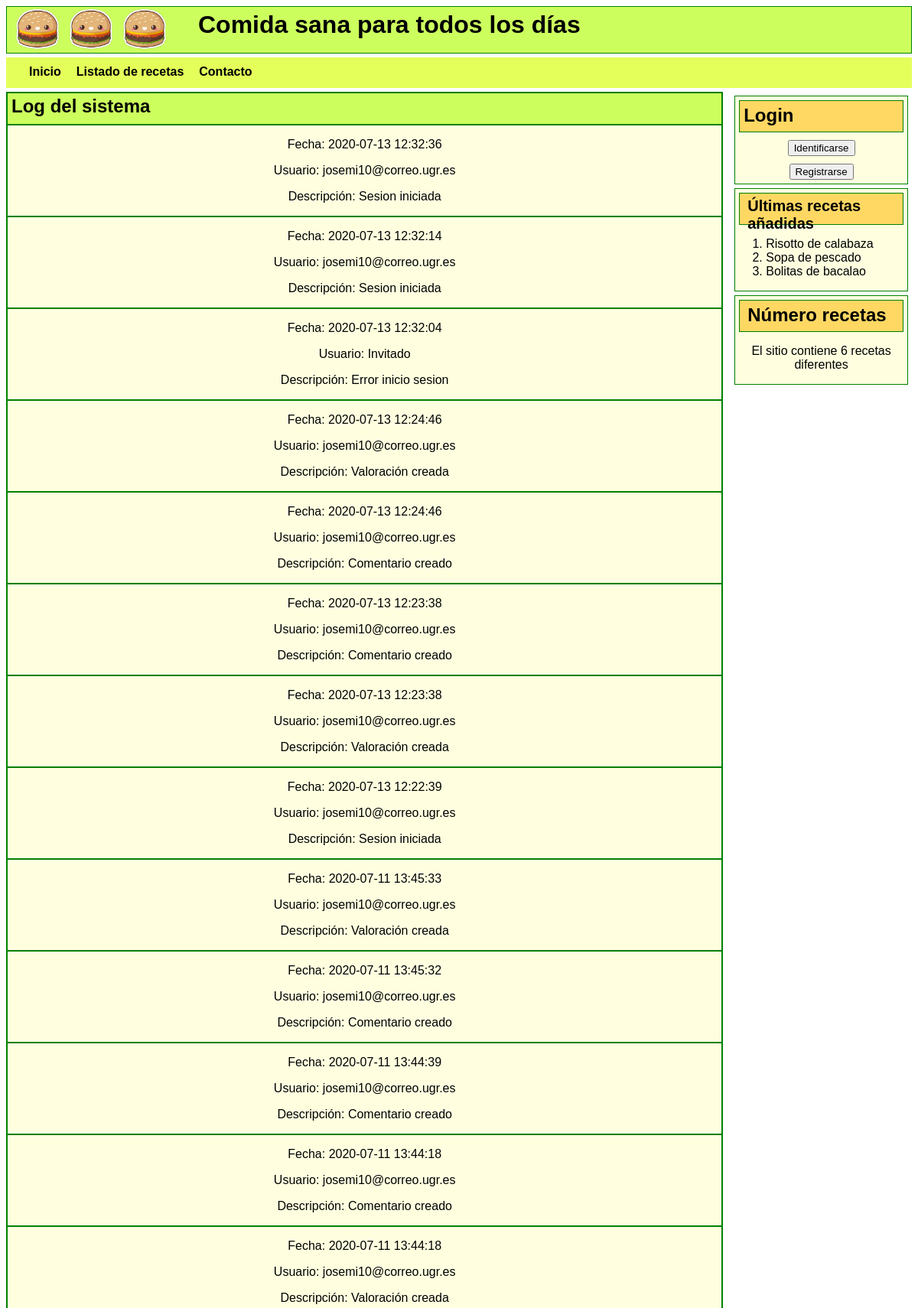
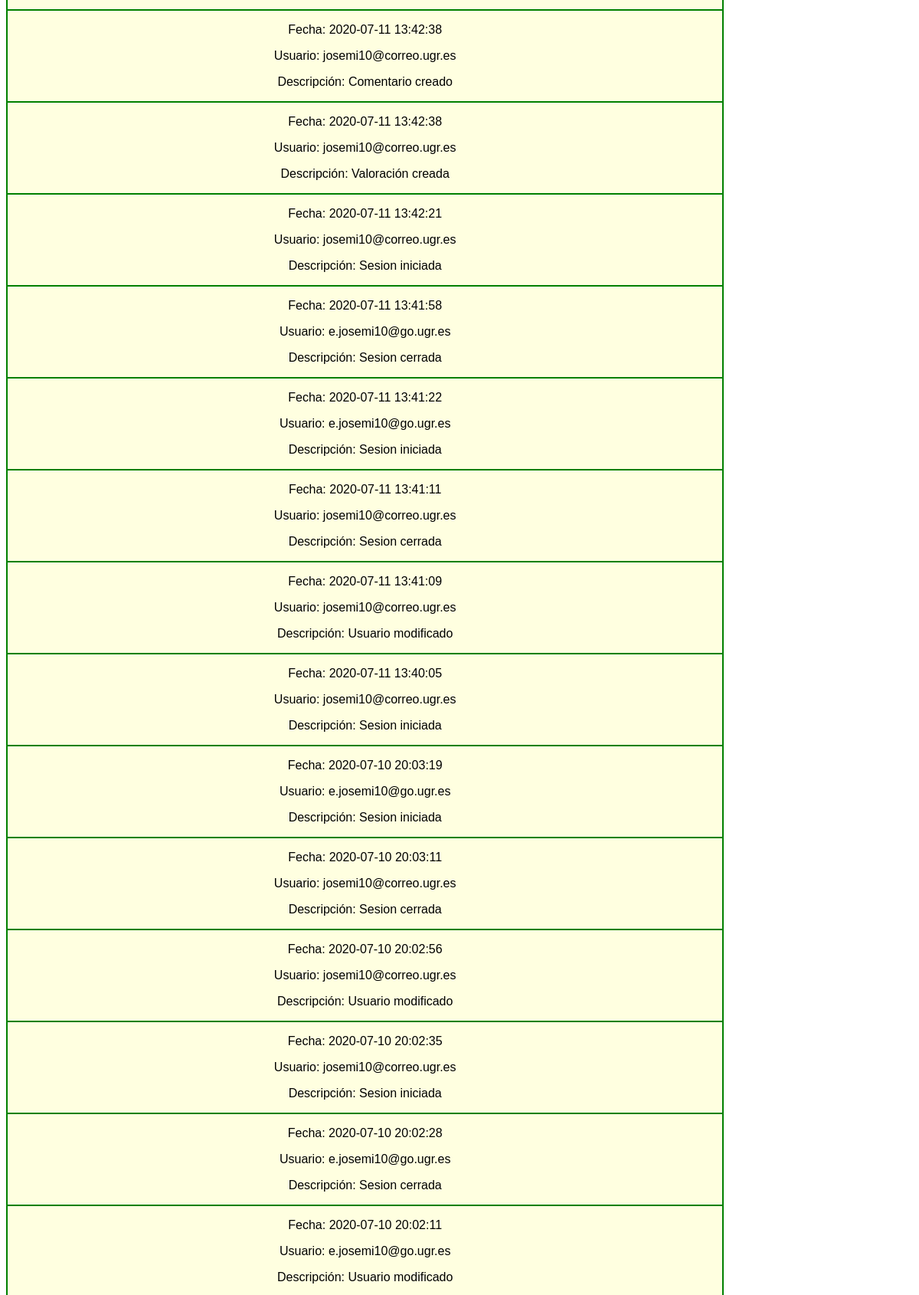
Screenshot of /log.php (upper part) with the database file from the repository (2 pictures, top to bottom).
### tables this page shows
CREATE TABLE `log` (
  `id` double NOT NULL AUTO_INCREMENT,
  `fecha` datetime DEFAULT NULL,
  `usuario` varchar(100) DEFAULT NULL,
  `descripcion` varchar(100) DEFAULT NULL,
  PRIMARY KEY (`id`)
);

CREATE TABLE `recetas` (
  `titulo` varchar(100) NOT NULL,
  `autor` varchar(50) DEFAULT NULL,
  `categoria` varchar(50) DEFAULT NULL,
  `descripcion` text,
  `ingredientes` text,
  `preparacion` text,
  `imagen` mediumblob,
  `id` int(11) NOT NULL AUTO_INCREMENT,
  PRIMARY KEY (`id`)
);

### log.php (the view, shortened to what this page needs)
<?php
include_once "login.php";
$db = mysqli_connect(DB_HOST, DB_USER, DB_PASSWORD, DB_DATABASE);
mysqli_set_charset($db, "utf8");
echo "<main>";
echo <<< HTML
<div class="contenedor">
		<div class="celdaTitulo">
				<div class="titPlato"><h2>Log del sistema</h2></div>
		</div>
	</div>
HTML;
	class Log{
		function __construct($id, $fecha, $usuario, $descripcion){
			$this->fecha = $fecha;
      $this->usuario = $usuario;
			$this->descripcion = $descripcion;
		}
		function getFecha(){
			return $this->fecha;
		}
    function getUsuario(){
			return $this->usuario;
		}
		function getDescripcion(){
			return $this->descripcion;
		}
	}
		function getLog($db){
			$log = null;
			$query = mysqli_query($db, "SELECT * FROM log ORDER by fecha DESC");
			while($output = mysqli_fetch_row($query)){
				$log[] = new Log($output[0],$output[1],$output[2],$output[3]);
			}
			return $log;
		}
		$log = getLog($db);
  	foreach ($log as $i) {
		echo'
			<div class="formulario">
				<p>Fecha: '.$i->getFecha().'</p>
        <p>Usuario: '.$i->getUsuario().'</p>
				<p>Descripción: '.$i->getDescripcion().'</p>
			</div>
		';
	}
	echo "</main>";
	include_once "login.php";
	include_once "aside.php";
?>

### aside.php (shortened to what this page needs)
<?php
include_once "login.php";
$ultima1 = "";
$ultima2 = "";
$ultima3 = "";
$numRecetas = 0;
echo <<< HTML
<aside>
HTML;
$db = mysqli_connect(DB_HOST, DB_USER, DB_PASSWORD, DB_DATABASE);
mysqli_set_charset($db, "utf8");
  if(isset($_SESSION['usuario']))
{
		$email_mod = $_SESSION['email'];
    $foto = base64_encode($_SESSION['foto']);
    echo <<< HTML
    <div class="formulario">
        <h2>{$_SESSION["nombre"]}</h2>
				<p>{$_SESSION["tipo"]}</p>
        <img width="150" height="150"/>
				<div class="user"><form action="gestion.php" method='POST'>
						<input type="hidden" name="email_modificar" value="{$email_mod}"/>
            <input type="hidden" name="usuario" value="modificarUsuario"/>
            <input type="submit" name="editarUsuario" value="Editar perfil"/>
        </form></div>
        <div class="user"><form action="index.php" method='POST'>
          <input type="hidden" name="logout" value="Logout"/>
          <input type="submit" name="Cerrar" value="Cerrar sesión"/>
        </form></div>
      </div>
HTML;
}
else if(isset($_POST['ident']))
  {
      switch ($_POST['ident']) {
          case 'identificarse':
              Loguearse();
              break;
      }
  }
else{
      Identificarse();
  }
$query = mysqli_query($db, "SELECT titulo FROM recetas ORDER BY id DESC");
if(!empty($query) && mysqli_num_rows($query)>0)
{
    while($ultima3 == "")
    {
        $data = mysqli_fetch_array($query);
        if($ultima1 == "")
            $ultima1 = $data['titulo'];
        elseif($ultima2 == "" && $data['titulo'] != $ultima1){
          if(mysqli_num_rows($query)>1){
            $ultima2 = $data['titulo'];
          }
          else {
            $ultima2 = "-";
          }
        }
        elseif($ultima3 == "" && $data['titulo'] != $ultima1 && $data['titulo'] != $ultima2)
        if(mysqli_num_rows($query)>2){
            $ultima3 = $data['titulo'];
        }
        else{
          $ultima3 = "-";
        }
    }
}
if($query)
{
  $numRecetas=mysqli_num_rows($query);
}
echo <<< HTML
  <div class="valoradas">
    <div class="titValoradas">
      <h2>Últimas recetas añadidas</h2>
    </div>
    <ol>
      <li>$ultima1</li>
      <li>$ultima2</li>
      <li>$ultima3</li>
    </ol>
  </div>
  <div class="numrecetas">
    <div class="titRecetas">
      <h2>Número recetas</h2>
    </div>
    <p>El sitio contiene $numRecetas recetas diferentes</p>
  </div>
</aside>
HTML;
?>

### login.php (shortened to what this page needs)
<?php
function Identificarse()
{
    echo <<< HTML
      <div class="login">
        <div class="titLogin">
          <h2>Login</h2>
        </div>
        <div class="user"><form action="index.php" method='POST'>
            <input type="hidden" name="ident" value="identificarse"/>
            <input type="submit" name="identificacion" value="Identificarse"/><br>
        </form>
        </div>
        <div class="pass"><form action="index.php" method='POST'>
            <input type="hidden" name="menu" value="registrarse"/>
            <input type="submit" name="identificacion" value="Registrarse"/><br>
        </form>
        </div>
      </div>
HTML;
}
?>

### style.css (style rules this page uses)
body { font-family: 'Source Sans Pro', sans-serif; }
header { color: black; border: 1px solid green; background-color: #CCFF5E; height: 60px; }
.burguer { float: left; margin: 0 0 0 0; padding-left: 10px; }
.titulo { float: left; margin: -16px 0 0 0; padding-left: 40px; }
.navegacion { background-color: #E4FF5A; height: 40px; margin: 5px 0 5px 0; }
.enlaces ul { color: black; list-style: none; margin: 0 0 0 0; }
.enlaces >ul >li { float: left; margin: 10px 30px 0 -40px; padding-left: 30px; }
.enlaces li a { color: black; text-align: left; text-decoration: none; font-weight: bold; }
main { float: left; width: 79%; list-style: none; background: lightyellow; border: 1px solid green; }
.contenedor { color: black; background: lightyellow; }
.celdaTitulo { height: 40px; border: 1px solid green; padding-left: 2px; color: black; background-color: #CCFF5E; }
.titPlato h2 { float: left; margin: 3px; }
.formulario { text-align: center; border: 1px solid green; background: lightyellow; }
aside { float: right; width: 20%; }
.login { text-align: center; color: black; margin: 5px; border: 1px solid green; background: lightyellow; }
.titLogin { color: black; height: 40px; margin: 5px; border: 1px solid green; background: #FFD863; }
.titLogin h2 { margin: 5px 0 0 5px; text-align: left; }
.user { padding: 5px; }
.pass { padding: 5px; }
.valoradas { margin: 5px; color: black; border: 1px solid green; background: lightyellow; }
.titValoradas { font-size: smaller; color: black; height: 40px; padding-left: 10px; margin: 5px; border: 1px solid green; background: #FFD863; }
.titValoradas h2 { margin: 5px 0 0 0; text-align: left; }
.numrecetas { margin: 5px; color: black; border: 1px solid green; background: lightyellow; text-align: center; }
.titRecetas { color: black; height: 40px; padding-left: 10px; margin: 5px; border: 1px solid green; background: #FFD863; }
.titRecetas h2 { margin: 5px 0 0 0; text-align: left; }

### style_adaptable.css (style rules this page uses)
body { font-family: 'Source Sans Pro', sans-serif; }
@media (min-width: 660px) { header { height: 60px; } }
@media (min-width: 660px) { .navegacion { height: 40px; } }
@media (min-width: 660px) { .celdaTitulo { height: 40px; } }
header { color: black; border: 1px solid green; background-color: #CCFF5E; }
.burguer { margin: 0 0 0 0; padding-left: 10px; }
.titulo { margin: -5px 0 0 0; padding-left: 10px; height: 50px; font-size: small; }
.navegacion { background-color: #E4FF5A; margin: 5px 0 5px 0; }
.enlaces ul { color: black; list-style: none; margin: 0 0 0 0; }
.enlaces >ul >li { float: left; margin: 10px 30px 0 -40px; padding-left: 30px; }
.enlaces li a { color: black; text-align: left; text-decoration: none; font-weight: bold; }
main { width: 100%; }
.contenedor { margin: 0 0 5px 0; width: 100%; color: black; border: 1px solid green; background: lightyellow; }
.celdaTitulo { margin: 5px; padding-left: 10px; color: black; background-color: #CCFF5E; }
.titPlato { float: left; }
.titPlato h2 { margin: 0 0 0 0; float: left; padding: 5px; }
aside { float: left; width: 100%; }
.login { height: 200px; color: black; margin: 5px; border: 1px solid green; background: lightyellow; text-align: left; }
.titLogin { color: black; height: 40px; margin: 5px; border: 1px solid green; background: #FFD863; }
.titLogin h2 { margin: 5px 0 0 5px; text-align: left; }
.user { margin: 10px 20px 10px 20px; display: flex; flex-direction: column; }
.pass { margin: 10px 20px 10px 20px; display: flex; flex-direction: column; }
.valoradas { margin: 5px; color: black; border: 1px solid green; background: lightyellow; }
.titValoradas { font-size: smaller; color: black; height: 40px; padding-left: 10px; margin: 5px; border: 1px solid green; background: #FFD863; }
.titValoradas h2 { margin: 5px 0 0 0; text-align: left; }
.numrecetas { margin: 5px; color: black; border: 1px solid green; background: lightyellow; text-align: left; padding-left: 10px; }
.titRecetas { color: black; height: 40px; padding-left: 10px; margin: 5px 5px 0 -5px; border: 1px solid green; background: #FFD863; }
.titRecetas h2 { margin: 5px 0 0 0; text-align: left; }

### rows the page displays
log: fecha "2020-07-13 12:32:36", usuario "josemi10@correo.ugr.es", descripcion "Sesion iniciada"
log: fecha "2020-07-13 12:32:14", usuario "josemi10@correo.ugr.es", descripcion "Sesion iniciada"
log: fecha "2020-07-13 12:32:04", usuario "Invitado", descripcion "Error inicio sesion"
log: fecha "2020-07-13 12:24:46", usuario "josemi10@correo.ugr.es", descripcion "Valoración creada"
log: fecha "2020-07-13 12:24:46", usuario "josemi10@correo.ugr.es", descripcion "Comentario creado"
log: fecha "2020-07-13 12:23:38", usuario "josemi10@correo.ugr.es", descripcion "Comentario creado"
log: fecha "2020-07-13 12:23:38", usuario "josemi10@correo.ugr.es", descripcion "Valoración creada"
log: fecha "2020-07-13 12:22:39", usuario "josemi10@correo.ugr.es", descripcion "Sesion iniciada"
log: fecha "2020-07-11 13:45:33", usuario "josemi10@correo.ugr.es", descripcion "Valoración creada"
log: fecha "2020-07-11 13:45:32", usuario "josemi10@correo.ugr.es", descripcion "Comentario creado"
log: fecha "2020-07-11 13:44:39", usuario "josemi10@correo.ugr.es", descripcion "Comentario creado"
log: fecha "2020-07-11 13:44:18", usuario "josemi10@correo.ugr.es", descripcion "Comentario creado"
log: fecha "2020-07-11 13:44:18", usuario "josemi10@correo.ugr.es", descripcion "Valoración creada"
log: fecha "2020-07-11 13:42:38", usuario "josemi10@correo.ugr.es", descripcion "Comentario creado"
log: fecha "2020-07-11 13:42:38", usuario "josemi10@correo.ugr.es", descripcion "Valoración creada"
log: fecha "2020-07-11 13:42:21", usuario "josemi10@correo.ugr.es", descripcion "Sesion iniciada"
log: fecha "2020-07-11 13:41:58", usuario "e.josemi10@go.ugr.es", descripcion "Sesion cerrada"
log: fecha "2020-07-11 13:41:22", usuario "e.josemi10@go.ugr.es", descripcion "Sesion iniciada"
log: fecha "2020-07-11 13:41:11", usuario "josemi10@correo.ugr.es", descripcion "Sesion cerrada"
log: fecha "2020-07-11 13:41:09", usuario "josemi10@correo.ugr.es", descripcion "Usuario modificado"
log: fecha "2020-07-11 13:40:05", usuario "josemi10@correo.ugr.es", descripcion "Sesion iniciada"
log: fecha "2020-07-10 20:03:19", usuario "e.josemi10@go.ugr.es", descripcion "Sesion iniciada"
log: fecha "2020-07-10 20:03:11", usuario "josemi10@correo.ugr.es", descripcion "Sesion cerrada"
log: fecha "2020-07-10 20:02:56", usuario "josemi10@correo.ugr.es", descripcion "Usuario modificado"
log: fecha "2020-07-10 20:02:35", usuario "josemi10@correo.ugr.es", descripcion "Sesion iniciada"
log: fecha "2020-07-10 20:02:28", usuario "e.josemi10@go.ugr.es", descripcion "Sesion cerrada"
log: fecha "2020-07-10 20:02:11", usuario "e.josemi10@go.ugr.es", descripcion "Usuario modificado"
recetas: titulo "Risotto de calabaza"
recetas: titulo "Sopa de pescado"
recetas: titulo "Bolitas de bacalao"

### other values shown
$numRecetas "6"
